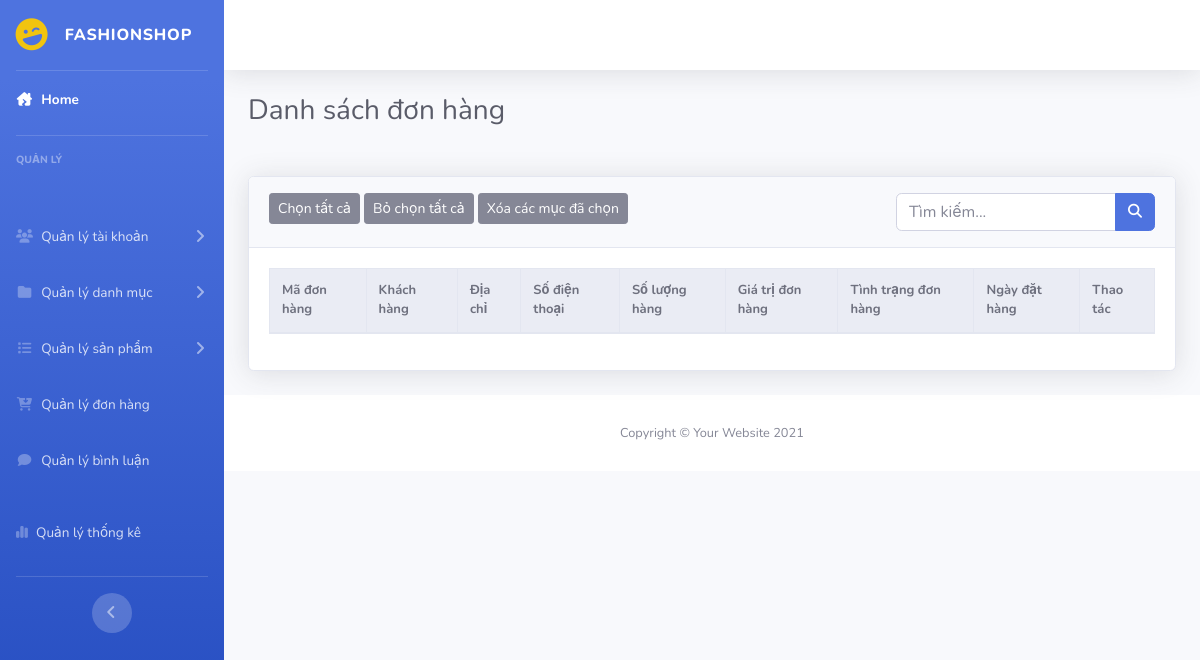
The app's page /admin/index.php?act=dsdonhang, older data.
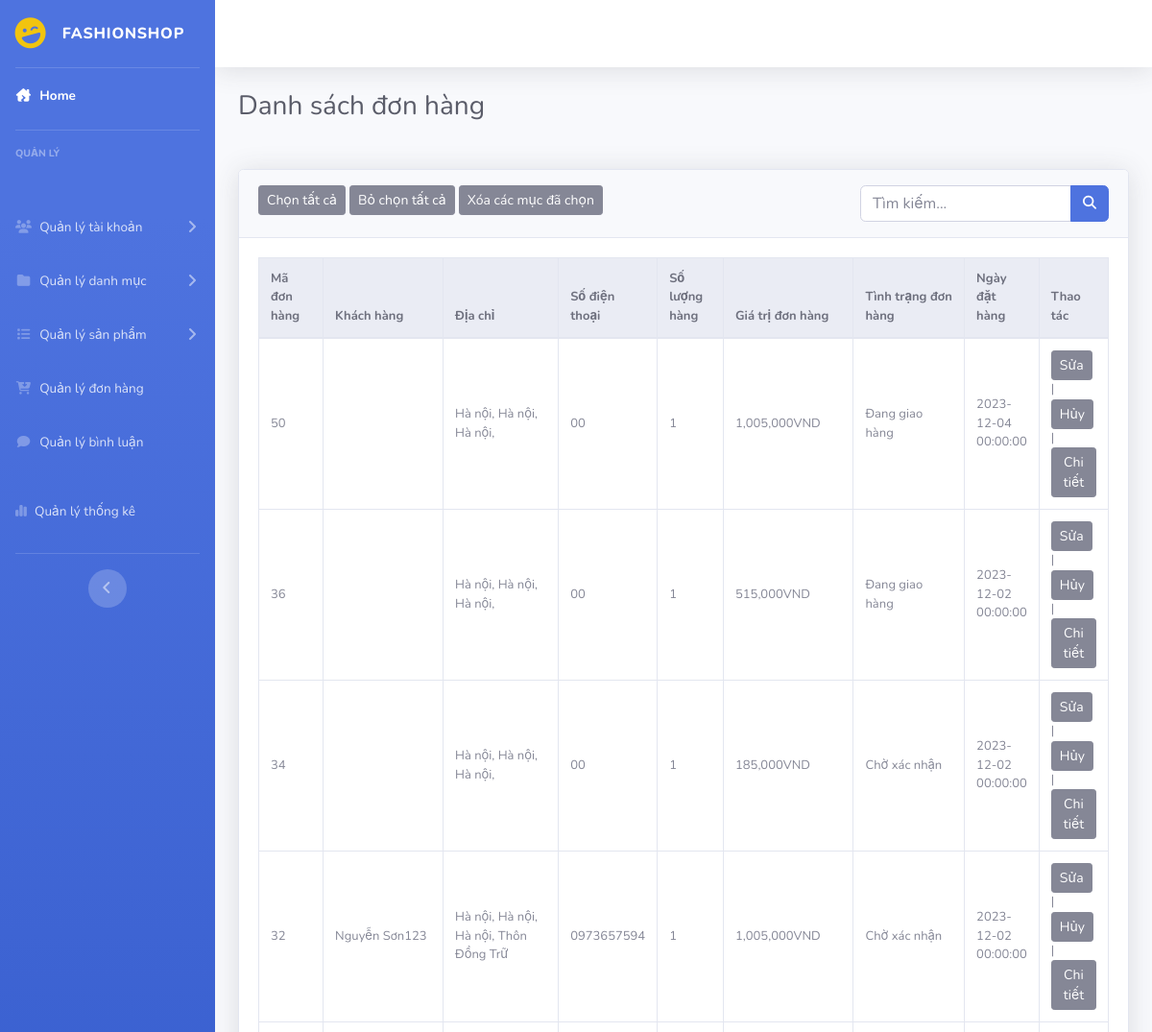
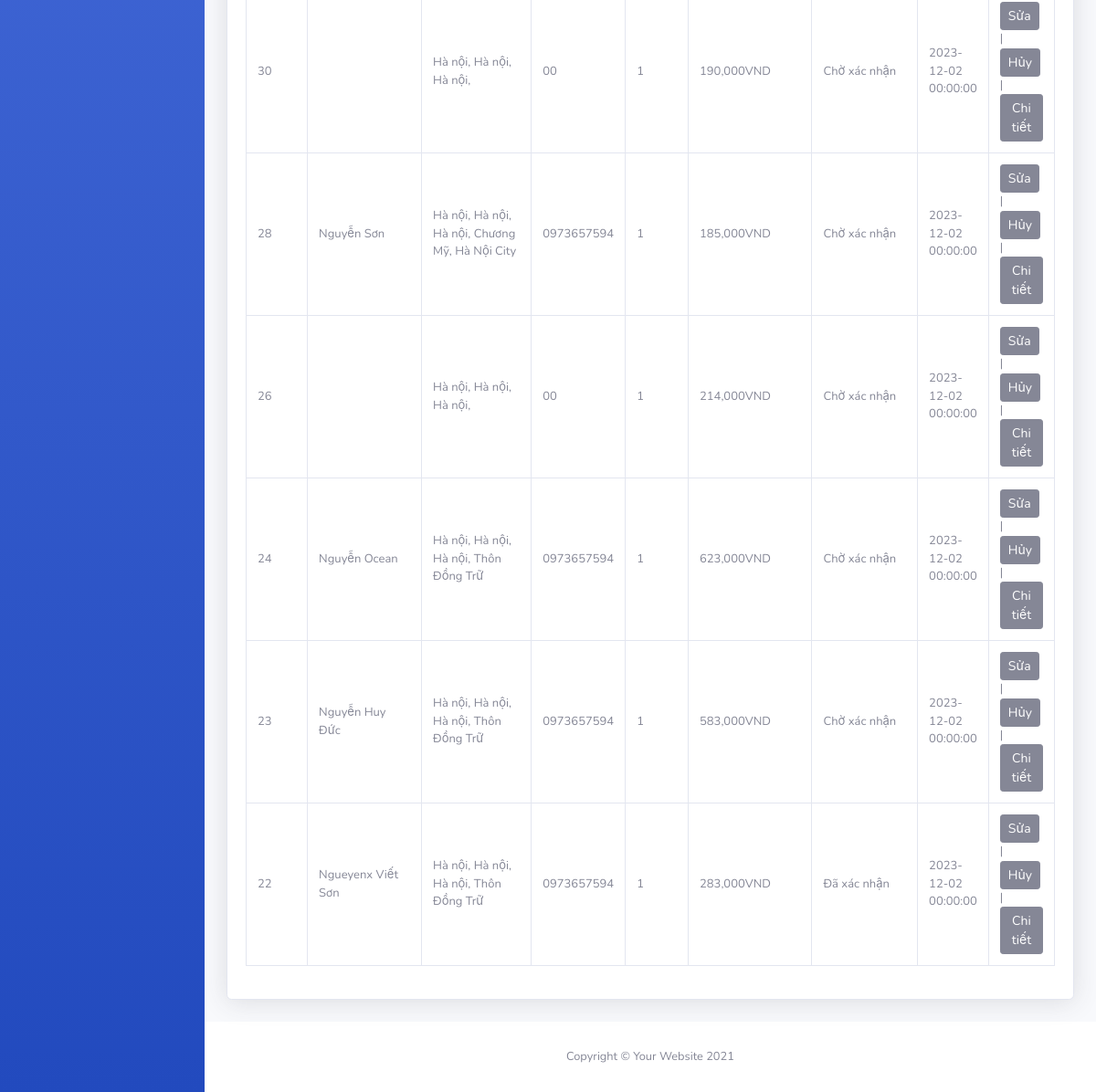
The same page, newer data (2 pictures, top to bottom).
### tables this page shows
CREATE TABLE `donhang` (
  `id` int(11) NOT NULL COMMENT 'Id đơn hàng',
  `id_user` int(11) DEFAULT NULL COMMENT 'Id khách hàng',
  `address` varchar(255) NOT NULL,
  `sdt` int(11) NOT NULL,
  `email` varchar(100) DEFAULT NULL,
  `phuongthuctt` enum('Trả tiền khi nhận hàng','Thanh toán online') NOT NULL COMMENT '1.Thanh toán khi nhận hàng 2.Thanh toán online',
  `ngay_dat_hang` datetime DEFAULT NULL,
  `tong` float NOT NULL,
  `status` enum('Chờ xác nhận','Đã xác nhận','Đang giao hàng','Hoàn thành') DEFAULT NULL COMMENT 'Trạng thái đơn hàng',
  `receive_name` varchar(255) DEFAULT NULL COMMENT 'Tên người nhận ',
  `receive_address` varchar(255) DEFAULT NULL COMMENT 'Địa chỉ nhận',
  `receive_tel` varchar(50) DEFAULT NULL COMMENT 'SĐT nhận'
);

### model/pdo.php (called while the page is built, shortened)
<?php
function pdo_get_connection(){
    $servername = "localhost";
    $username = "root";
    $password = "";
    try {
        $conn = new PDO("mysql:host=$servername;dbname=duan1_09", $username, $password);
        $conn->setAttribute(PDO::ATTR_ERRMODE, PDO::ERRMODE_EXCEPTION);
        return $conn;
    } catch(PDOException $e) {
        echo "Connection failed: " . $e->getMessage();
    }
}
function pdo_query($sql){
    $sql_args=array_slice(func_get_args(),1);
    try{
        $conn=pdo_get_connection();
        $stmt=$conn->prepare($sql);
        $stmt->execute($sql_args);
        $rows=$stmt->fetchAll();
        return $rows;
    }
    catch(PDOException $e){
        throw $e;
    }
    finally{
        unset($conn);
    }
}
?>

### model/thanhtoan.php (called while the page is built, shortened)
<?php
function loadall_donhang(){
    $sql = "SELECT donhang.id,
            donhang.id_user,
            donhang.receive_name,
            taikhoan.user,
            donhang.address,
            donhang.sdt,
            donhang.email,
            donhang.ngay_dat_hang,
            donhang.tong,
            donhang.status,
            chitiet_donhang.id_donhang,
            COUNT(chitiet_donhang.id_donhang) AS so_sp
            FROM donhang JOIN chitiet_donhang ON
            donhang.id = chitiet_donhang.id_donhang
            JOIN taikhoan on donhang.id_user = taikhoan.id
            GROUP BY chitiet_donhang.id_donhang
            ORDER BY donhang.id DESC;";
    $result = pdo_query($sql);
    return $result;
}

### admin/donhang/dsdonhang.php (the view)
<div class="container-fluid">
    <h1 class="h3 mb-2 text-gray-800 mb-5">Danh sách đơn hàng</h1>
    <div class="card shadow mb-4">
        <div class="card-header py-3">
            <button class="btn btn-secondary btn-sm">Chọn tất cả</button>
            <button class="btn btn-secondary btn-sm">Bỏ chọn tất cả</button>
            <button class="btn btn-secondary btn-sm">Xóa các mục đã chọn</button>
            <form action="" class="float-right">
                <div class="input-group">
                    <input type="text" class="form-control" name="kyw" placeholder="Tìm kiếm...">
                    <div class="input-group-append">
                        <button class="btn btn-primary" type="submit" name="search">
                            <i class="fas fa-search fa-sm"></i>
                        </button>
                    </div>
                </div>
            </form>
        </div>
        <div class="card-body">
            <div class="table-responsive">
                <table class="table table-bordered" width="100%" cellspacing="0">
                    <thead class="thead-light">
                        <tr>
                            <th>Mã đơn hàng</th>
                            <th>Khách hàng</th>
                            <th>Địa chỉ</th>
                            <th>Số điện thoại</th>
                            <th>Số lượng hàng</th>
                            <th>Giá trị đơn hàng</th>
                            <th>Tình trạng đơn hàng</th>
                            <th>Ngày đặt hàng</th>
                            <th>Thao tác</th>
                        </tr>
                    </thead>
                    <tbody>
                        <?php
                            foreach($list_donhang as $hd){
                                extract($hd);
                                echo '
                                <tr>
                                    <td class="col-1 align-middle">'.$id.'</td>
                                    <td class="col-2 align-middle">'.$receive_name.'</td>
                                    <td class="col-2 align-middle">'.$address.'</td>
                                    <td class="col-2 align-middle">0'.$sdt.'</td>
                                    <td class="col-1 align-middle">'.$so_sp.'</td>
                                    <td  class="col-2 align-middle">'.number_format($tong).'VND</td>
                                    <td  class="col-2 align-middle">'.$status.'</td>
                                    <td class="col-1 align-middle">'.$ngay_dat_hang.'</td>
                                    <td class="col-2 align-middle"><a href="index.php?act=update_donhang&iddh='.$id.'"><button class="btn btn-secondary btn-sm">Sửa</button></a> |
                                        <a href="#"><button class="btn btn-secondary btn-sm">Hủy</button></a>
                                        |<a href="index.php?act=ct_donhang&iddh='.$id.'"><button class="btn btn-secondary btn-sm">Chi tiết</button></a></td>
                                </tr>
                                ';
                            }
                        ?>
                    </tbody>
                </table>
            </div>
        </div>
    </div>
</div>

### admin/header.php (shortened to what this page needs)
<!DOCTYPE html>
<html lang="en">
<head>
    <link rel="stylesheet" href="../assets/css/style_admin.css">
    <link href="../assets/vendor/fontawesome-free/css/all.min.css" rel="stylesheet" type="text/css">
    <link rel="stylesheet" href="https://cdnjs.cloudflare.com/ajax/libs/font-awesome/6.4.2/css/all.min.css" />
    <link href="../assets/css/sb-admin-2.min.css" rel="stylesheet">
    <link href="../assets/vendor/datatables/dataTables.bootstrap4.min.css" rel="stylesheet">
</head>
<body id="page-top">

### admin/boxleft.php (shortened to what this page needs)
<div id="wrapper">
    <ul class="navbar-nav bg-gradient-primary sidebar sidebar-dark accordion" id="accordionSidebar">
        <a class="sidebar-brand d-flex align-items-center justify-content-center" href="?act=home">
            <div class="sidebar-brand-icon rotate-n-15">
                <i class="fas fa-laugh-wink" style="color: #f1c40f;"></i>
            </div>
            <div class="sidebar-brand-text mx-3">FashionShop</div>
        </a>
        <hr class="sidebar-divider my-0">
        <li class="nav-item active">
            <a class="nav-link" href="?act=home">
                <i class="fas fa-fw fa-house-damage"></i>
                <span>Home</span>
        </li>
        <hr class="sidebar-divider">
        <div class="sidebar-heading">
            Quản lý
        </div>
        <li class="nav-item">
            <a class="nav-link collapsed" href="#" data-toggle="collapse" data-target="#collapseTwo" aria-expanded="true" aria-controls="collapseTwo">
                <i class="fas fa-fw fa-users"></i>
                <span>Quản lý tài khoản</span>
            </a>
        </li>
        <li class="nav-item">
            <a class="nav-link collapsed" href="#" data-toggle="collapse" data-target="#collapseThree" aria-expanded="true" aria-controls="collapseThree">
                <i class="fas fa-fw fa-folder"></i>
                <span>Quản lý danh mục</span>
            </a>
        </li>
        <li class="nav-item">
            <a class="nav-link collapsed" href="#" data-toggle="collapse" data-target="#collapseFour" aria-expanded="true" aria-controls="collapseFour">
                <i class="fas fa-fw fa-list"></i>
                <span>Quản lý sản phẩm</span>
            </a>
        </li>
        <li class="nav-item">
            <a class="nav-link" href="?act=dsdonhang">
                <i class="fas fa-fw fa-cart-arrow-down"></i>
                <span>Quản lý đơn hàng</span></a>
        </li>
        <li class="nav-item mb-3">
            <a class="nav-link" href="?act=dsbinhluan">
                <i class="fas fa-fw fa-comment"></i>
                <span>Quản lý bình luận</span></a>
        </li>
        <li class="nav-item mb-3">
            <a class="nav-link" href="?act=dsthongke">
                <i class="fa-solid fa-chart-simple"></i>
                <span>Quản lý thống kê</span></a>
        </li>
        <hr class="sidebar-divider d-none d-md-block">
        <div class="text-center d-none d-md-inline">
            <button class="rounded-circle border-0" id="sidebarToggle"></button>
        </div>
    </ul>

### admin/menu.php (shortened to what this page needs)
<div id="content-wrapper" class="d-flex flex-column">
    <div id="content">
        <nav class="navbar navbar-expand navbar-light bg-white topbar mb-4 static-top shadow">
            <ul class="navbar-nav ml-auto">
                <li class="nav-item dropdown no-arrow">
                    <a class="nav-link dropdown-toggle" href="#" id="userDropdown" role="button" data-toggle="dropdown" aria-haspopup="true" aria-expanded="false">
                    </a>
                </li>
            </ul>
        </nav>

### admin/index.php (shortened to what this page needs)
<?php
include "../model/pdo.php";
include "../model/thanhtoan.php";
include 'header.php';
include 'boxleft.php';
include 'menu.php';
?>
<div>
    <?php
    if (isset($_GET['act']) && $_GET['act'] != "") {
        $act = $_GET['act'];
        switch ($act) {
            case 'dsdonhang':
                $list_donhang = loadall_donhang();
                include "donhang/dsdonhang.php";
                break;
        }
    } else {
        include "trangchu/home.php";
    }
    ?>
</div>
<?php
include 'footer.php';
?>

### admin/footer.php (shortened to what this page needs)
            <footer class="sticky-footer bg-white">
                <div class="container my-auto">
                    <div class="copyright text-center my-auto">
                        <span>Copyright &copy; Your Website 2021</span>
                    </div>
                </div>
            </footer>
        </div>
    </div>
</body>
</html>

### assets/css/style_admin.css (style rules this page uses)
div#content { margin: 0px; }
.card-body { flex: 1 1 auto; min-height: 1px; padding: 1.25rem; margin: 0px; }
.card-header:first-child { border-radius: calc(0.35rem - 1px) calc(0.35rem - 1px) 0 0; margin: 0px; }
table tbody td:nth-child(4) { width: 100px; }
.card-body { flex: 1 1 auto; min-height: 1px; padding: 1.25rem; font-size: 13px; }

Row changes from the older to the newer data that the page shows:
added donhang: id "50", address "Hà nội, Hà nội, Hà nội,", sdt "0", so_sp "1", tong "1,005,000", status "Đang giao hàng", ngay_dat_hang "2023-12-04 00:00:00"
added donhang: id "36", address "Hà nội, Hà nội, Hà nội,", sdt "0", so_sp "1", tong "515,000", status "Đang giao hàng", ngay_dat_hang "2023-12-02 00:00:00"
added donhang: id "34", address "Hà nội, Hà nội, Hà nội,", sdt "0", so_sp "1", tong "185,000", status "Chờ xác nhận", ngay_dat_hang "2023-12-02 00:00:00"
added donhang: id "32", receive_name "Nguyễn Sơn123", address "Hà nội, Hà nội, Hà nội, Thôn Đồng Trữ", sdt "973657594", so_sp "1", tong "1,005,000", status "Chờ xác nhận", ngay_dat_hang "2023-12-02 00:00:00"
added donhang: id "30", address "Hà nội, Hà nội, Hà nội,", sdt "0", so_sp "1", tong "190,000", status "Chờ xác nhận", ngay_dat_hang "2023-12-02 00:00:00"
added donhang: id "28", receive_name "Nguyễn Sơn", address "Hà nội, Hà nội, Hà nội, Chương Mỹ, Hà Nội City", sdt "973657594", so_sp "1", tong "185,000", status "Chờ xác nhận", ngay_dat_hang "2023-12-02 00:00:00"
added donhang: id "26", address "Hà nội, Hà nội, Hà nội,", sdt "0", so_sp "1", tong "214,000", status "Chờ xác nhận", ngay_dat_hang "2023-12-02 00:00:00"
added donhang: id "24", receive_name "Nguyễn Ocean", address "Hà nội, Hà nội, Hà nội, Thôn Đồng Trữ", sdt "973657594", so_sp "1", tong "623,000", status "Chờ xác nhận", ngay_dat_hang "2023-12-02 00:00:00"
added donhang: id "23", receive_name "Nguyễn Huy Đức", address "Hà nội, Hà nội, Hà nội, Thôn Đồng Trữ", sdt "973657594", so_sp "1", tong "583,000", status "Chờ xác nhận", ngay_dat_hang "2023-12-02 00:00:00"
added donhang: id "22", receive_name "Ngueyenx Viết Sơn", address "Hà nội, Hà nội, Hà nội, Thôn Đồng Trữ", sdt "973657594", so_sp "1", tong "283,000", status "Đã xác nhận", ngay_dat_hang "2023-12-02 00:00:00"
